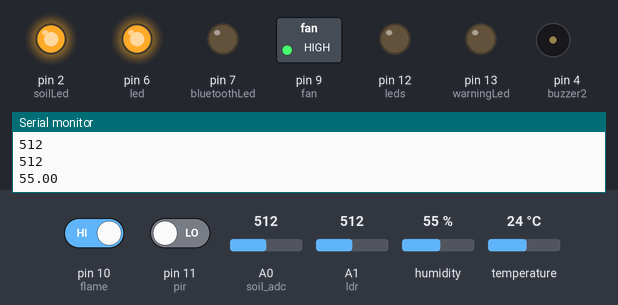
A sketch run on a simulated Arduino Uno, built with avr-gcc and run on an emulated ATmega328P. On the bench: switched loads named in the sketch (green lamp = pin HIGH), output pins drawn as LEDs (lit = HIGH), buzzer (waves = sounding), the last lines printed to the serial monitor. The inputs (shaded band) are chosen by the test bench; at power-on: humidity 55 %, A0 (soil_adc) = 512, A1 (ldr) = 512, pin 10 (flame) HIGH, pin 11 (pir) LOW, temperature 24 °C.

Above: at 1.2 s.
1.3 s: humidity set to 52 %
3.2 s: humidity set to 49 %
At 4.8 s:
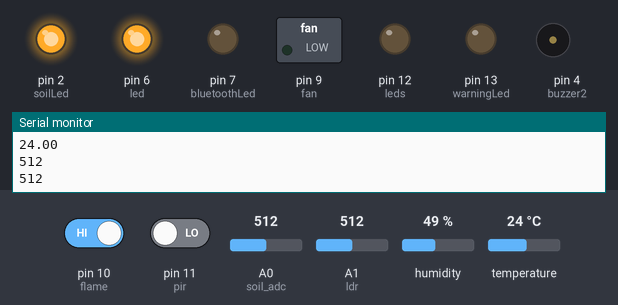
5.6 s: A0 (soil_adc) set to 489
At 6.2 s:
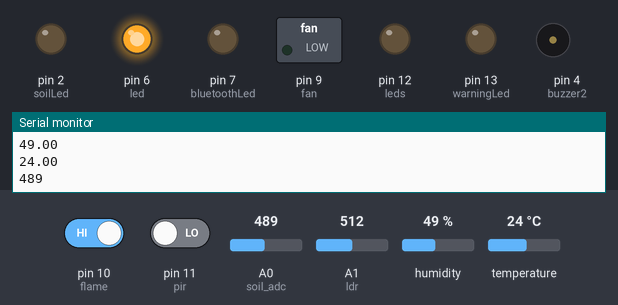
7.1 s: A1 (ldr) set to 522
At 8.3 s:
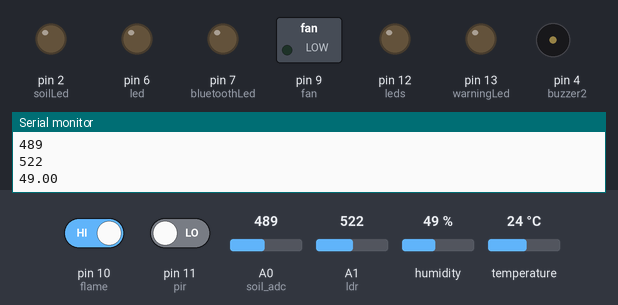
8.6 s: pin 10 (flame) driven LOW
At 9.8 s:
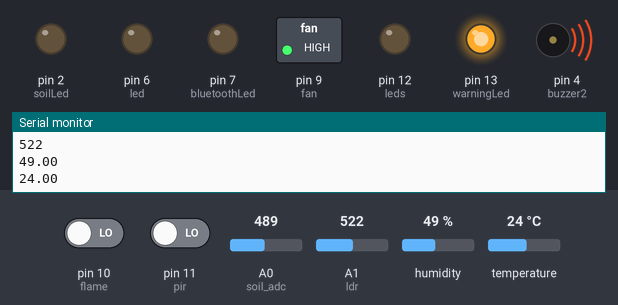
10.1 s: pin 11 (pir) driven HIGH
At 10.4 s:
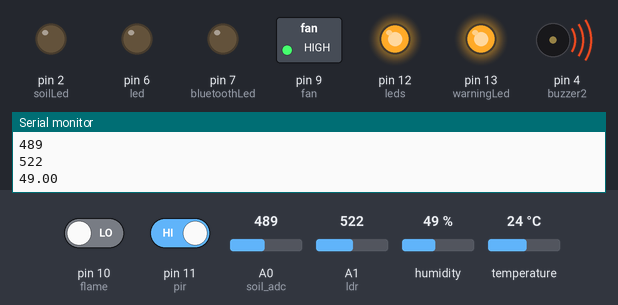
Timing chart, 0 to 12.6 s (numbered marks = the images above; inputs shaded):
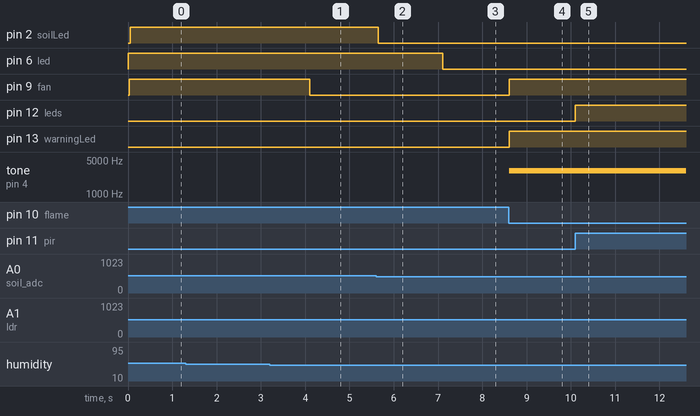

The sketch:

finalCode1.05_uno2.ino.ino
```cpp
#include <SoftwareSerial.h>
#include <Adafruit_Sensor.h>
#include <DHT.h>
#include <DHT_U.h>

//bluetooth pins
#define RX 0
#define TX 1
//pir pin
#define pir 11
//pir leds pin
#define leds 12
//humidity sensor pin
#define dhtpin 8
//soil moisture sensor pin
#define soil_adc A0
//flame sensor pin
#define flame 10
//fire alarm buzzer pin
#define buzzer2 4
//fan pin
#define fan 9
//ldr pin
#define ldr A1
#define led 6
#define warningLed 13
#define bluetoothLed 7
#define soilLed 2

SoftwareSerial myserial(RX,TX);

#define dhttype DHT11
DHT dht(dhtpin,dhttype);

void setup() {
  Serial.begin(9600);
  myserial.begin(9600);
  dht.begin();
  pinMode(pir,INPUT);
  pinMode(leds,OUTPUT);
  pinMode(soil_adc,INPUT);
  pinMode(flame,INPUT);
  pinMode(buzzer2,OUTPUT);
  pinMode(warningLed,OUTPUT);
  pinMode(bluetoothLed,OUTPUT);
  pinMode(ldr,INPUT);
  pinMode(led,OUTPUT);
  pinMode(fan,OUTPUT);
  pinMode(soilLed,OUTPUT);
  noTone(buzzer2);
}

void loop() {
  bluetoothControl();
  openLeds();
  LDR();
  flameanddht();
  soilsensor();
}


void LDR(){
  Serial.println(analogRead(ldr));
  if(analogRead(ldr) <= 512)
    digitalWrite(led,HIGH);
  else
     digitalWrite(led,LOW);
  }

void soilsensor(){
  int soil=analogRead(soil_adc);
  Serial.println(soil);
  delay(25);
  if(soil > 500){
   digitalWrite(soilLed,HIGH);
  }
  else{
    digitalWrite(soilLed,LOW);
    }

  }

void flameanddht(){
   float h = dht.readHumidity();
   float t = dht.readTemperature();
   int val = digitalRead(flame);
   Serial.println(h);
   Serial.println(t);
   //Serial.println(val);
   if(val == LOW || t > 40){
      tone(buzzer2,3000);
      digitalWrite(warningLed,HIGH);
      digitalWrite(fan,HIGH);
       }
   else if(h > 50){
      digitalWrite(fan,HIGH);
      }
   else{
    digitalWrite(warningLed,LOW);
      noTone(buzzer2);
     digitalWrite(fan,LOW);
     }
    }

void openLeds(){
  //Serial.println(digitalRead(pir));
  if(digitalRead(pir)){
    digitalWrite(leds,HIGH);
    }
  else{
    digitalWrite(leds,LOW);
    }
  }


void bluetoothControl(){
  if(myserial.available()){
    switch(myserial.read()){
        case 'F' : {
        digitalWrite(bluetoothLed,HIGH);
        break;
        }
        case 'B' : {
        digitalWrite(bluetoothLed,LOW);
        break;
        }
//        case 'c' : {
//        digitalWrite(fan,HIGH);
//        break;
//        }
//        case 'd' : {
//        digitalWrite(fan,LOW);
//        break;
//        }
//        case 'e' : {
//        servo_right();
//        break;
//        }
//        case 'f' : {
//        servo_left();
//        break;
//
//     }
    }
  }
}
```

Measured:
- the behaviour switches between 51 and 50 % on humidity (found by bisection; images 0 and 1)
- the behaviour switches between 501 and 500 on A0 (soil_adc) (found by bisection; images 1 and 2)
- the behaviour switches between 512 and 513 on A1 (ldr) (found by bisection; images 2 and 3)
- after the input at 3.2 s, pin 9 (fan): HIGH → LOW after 0.91 s
- after the input at 5.6 s, pin 2 (soilLed): HIGH → LOW after 0.05 s
- after the input at 7.1 s, pin 6 (led): HIGH → LOW at once
- after the input at 8.6 s, pin 9 (fan), pin 13 (warningLed): LOW → HIGH at once; tone on pin 4 (buzzer2): silent → 3000 Hz at once
- after the input at 10.1 s, pin 12 (leds): LOW → HIGH at once
